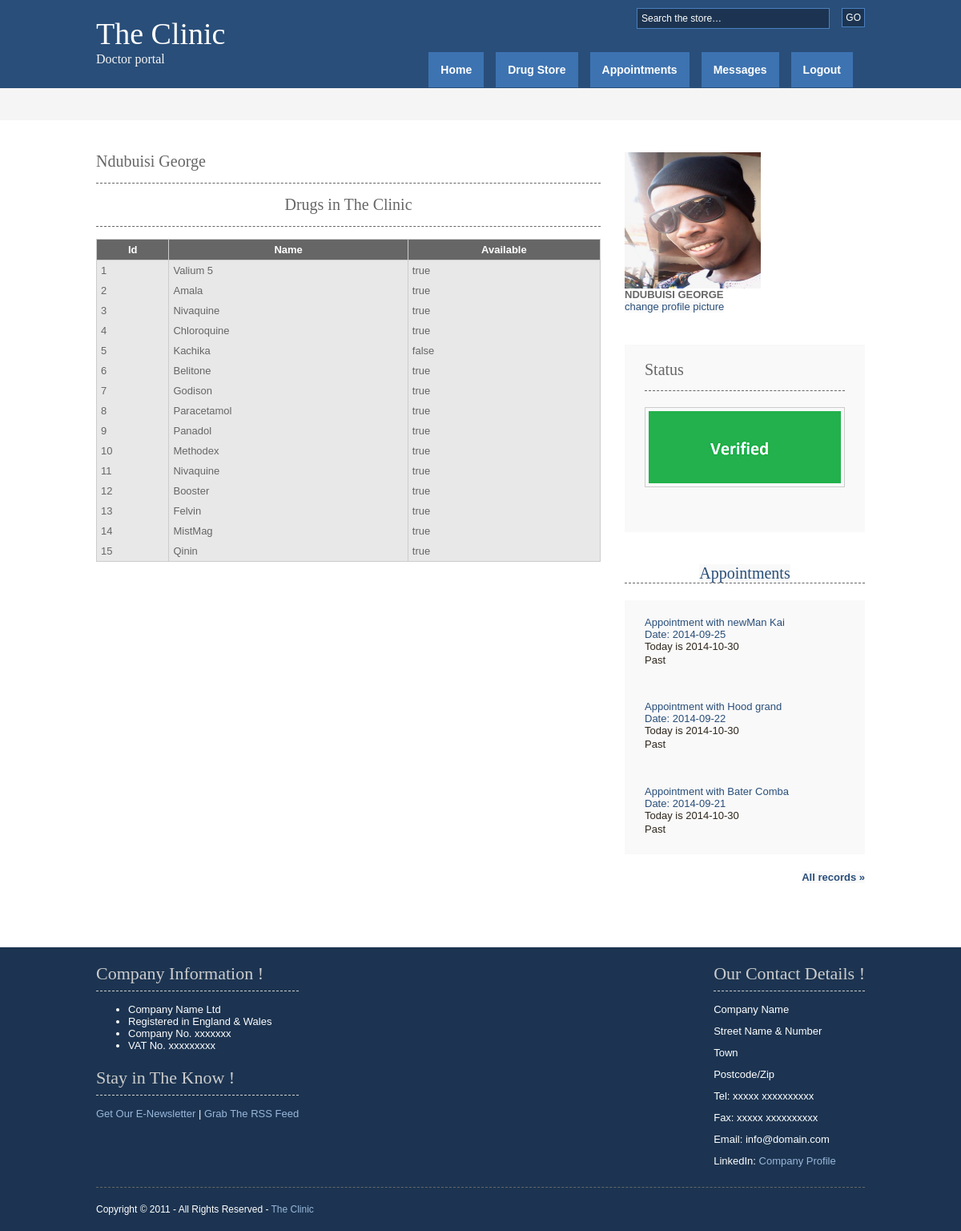
/Enter/doctor/thedrugs.php (signed in), run on the app's committed database.
### tables this page shows
CREATE TABLE IF NOT EXISTS `pharm` (
  `id` int(11) NOT NULL AUTO_INCREMENT,
  `drugname` varchar(200) NOT NULL,
  `available` varchar(6) NOT NULL DEFAULT 'true',
  PRIMARY KEY (`id`)
);

CREATE TABLE IF NOT EXISTS `doctor` (
  `id` int(9) NOT NULL AUTO_INCREMENT,
  `fname` varchar(20) NOT NULL,
  `lname` varchar(20) NOT NULL,
  `email` varchar(100) NOT NULL,
  `phone` varchar(40) NOT NULL,
  `password` varchar(20) NOT NULL,
  `gender` varchar(9) NOT NULL,
  `verified` varchar(9) NOT NULL,
  `released` varchar(9) NOT NULL,
  `userName` varchar(20) NOT NULL,
  `speciality` int(11) NOT NULL DEFAULT '7',
  `profilepic` varchar(200) NOT NULL DEFAULT 'doctor\\images\\boss.jpg',
  PRIMARY KEY (`id`),
  UNIQUE KEY `email` (`email`,`phone`),
  KEY `speciality` (`speciality`)
);

CREATE TABLE IF NOT EXISTS `appointment` (
  `id` int(9) NOT NULL AUTO_INCREMENT,
  `doctorId` int(9) NOT NULL,
  `userID` int(9) NOT NULL,
  `appointmentdate` date NOT NULL,
  KEY `doctorId` (`doctorId`),
  KEY `userID` (`userID`),
  KEY `id` (`id`)
);

CREATE TABLE IF NOT EXISTS `users` (
  `id` int(9) NOT NULL AUTO_INCREMENT,
  `fname` varchar(20) NOT NULL,
  `lname` varchar(20) NOT NULL,
  `email` varchar(100) NOT NULL,
  `password` varchar(20) NOT NULL,
  `phone` varchar(40) NOT NULL,
  `gender` varchar(9) NOT NULL,
  `userName` varchar(20) NOT NULL,
  `profilepic` varchar(500) NOT NULL DEFAULT 'user/images/boss.jpg',
  `released` varchar(10) NOT NULL DEFAULT 'false',
  PRIMARY KEY (`id`),
  UNIQUE KEY `email` (`email`,`phone`)
);

### Enter/doctor/library.php (called while the page is built, shortened)
<?php
 class DataBase{
  public $connect,$to_be_escaped;
 function dbconnect(){
	$this->connect = new mysqli($this::dbhostname,$this::dbusername,$this::dbpassword,$this::dbname);
 }
 public function select_from_db($query){
	 $this->query =$query ;
	$data = array();
	 $rs = $this->connect->query($this->query);
	if ($rs === false){
	trigger_error(''.$this->connect->error, E_USER_ERROR);
	} else{
		$numrows = $rs->num_rows;
		for($i=0; $i<$numrows; $i++){
			 $data[] = $rs->fetch_assoc();
		}
		return $numrows_and_data = array($numrows,$data);
	}
 }
	function getUsername($id){
	$str = "SELECT  `fname` ,  `lname`
				FROM  `users`
				WHERE  `id` = '$id'";
		$ntrue = $this->select_from_db($str);
		$ntrueval = $ntrue[1];
		foreach($ntrueval as $val){
			$firstname = $val['fname'];
			$lstname = $val['lname'];
		}
			return $firstname." ".$lstname;
			}
 }
?>

### Enter/doctor/thedrugs.php (the view, shortened to what this page needs)
<?php
	include 'config.php';
if(((isset($_SESSION['isLoged']))&&(!empty($_SESSION['isLoged']))) && ((isset($_SESSION['id']))&&(!empty($_SESSION['id'])))
&& ((isset($_SESSION['AccType']))&&(($_SESSION['AccType']) == "doctor"))
				){
			require_once("library.php");
				$dobby8 = new DataBase();
				$dobby8->dbconnect();
			$user_id = $_SESSION['id'] ;
?>
<!DOCTYPE html PUBLIC "-//W3C//DTD XHTML 1.0 Transitional//EN" "http://www.w3.org/TR/xhtml1/DTD/xhtml1-transitional.dtd">
<html xmlns="http://www.w3.org/1999/xhtml" xml:lang="EN" lang="EN" dir="ltr">
<head profile="http://gmpg.org/xfn/11">
<link rel="stylesheet" href="styles/layout.css" type="text/css" />
</head>
<body id="top">
<?php
include "header_doc.php";
?>
<div class="wrapper col2">
  <div id="breadcrumb">
  </div>
</div>
<div class="wrapper col4">
  <div id="container">
    <div id="content">
      <h1> <?=  @$_SESSION['userfname']." ". $_SESSION['userlname']. ""?></h1>
      <h2 align="center">Drugs in The Clinic</h2>
				 <table summary="Summary Here" cellpadding="0" cellspacing="0" align="center">
        <thead>
          <tr>
            <th>Id</th>
            <th>Name</th>
            <th>Available</th>
          </tr>
		   </thead>
				<?php
				$string  = "Select * from pharm";
		$getresult = $dobby8->select_from_db($string);
		$datafromQuery = $getresult[1];
		if($getresult != 0){
			foreach ($datafromQuery as $dq){
			$theid =  $dq['id'];
			$thedname =  $dq['drugname'];
			$theAva = $dq['available'];
			echo "
				 <tr class=\"dark\">
				<td>$theid</td>
				<td>$thedname</td>
				<td>$theAva</td>
				</tr>";
			}
		}else {
			echo " <h1 align=\"center\"> Found Nothing !!!  </h1>" ;
		}
	?>
      </table>
    </div>
    <div id="column">
      <div id="featured">
        <?php
	 include "rightcol.php";
	 ?>
      </div>
    </div>
  </div>
</div>
<?php
include "footer_doc.php";
?>
</body>
</html>
<?php
}else{
	header("Location: $errpage");
	exit();
}
?>

### Enter/doctor/rightcol.php (shortened to what this page needs)
 <div id="column">
		<div id="featured">
		<?php
	  require_once("library.php");
	  $dobby2 = new DataBase();
	  $dobby2->dbconnect();
 $queryforpic = "SELECT UPPER(  `fname` ) AS firstname, UPPER(  `lname` ) AS lastname,`profilepic`,`verified`,`released`
FROM  `doctor`
WHERE  `id` = $user_id ";
		$run_querynforpic = $dobby2->select_from_db($queryforpic) ;
		$dataset = $run_querynforpic[1];
			if($queryn_numforpic  = 1){
					foreach($dataset as $runAssocnforpic){
						$prfname = $runAssocnforpic['firstname'];
						$prlname = $runAssocnforpic['lastname'];
						$prpic = $runAssocnforpic['profilepic'];
						$veri = $runAssocnforpic['verified'];
						$release = $runAssocnforpic['released'];
							}
							$fullname = $prfname." ".$prlname ;
							echo	"<div > <img class=\"imageview\"
							src= \"$prpic\" width=\"170\" height=\"170\"  /> <br />
								 <strong>$fullname</strong><br/>
									<a  href=\"changepropic.php\" id =\"buttnav2 \">change profile picture</a>
									</div>";
							}
	  ?>
		</div>
      <div id="featured">
        <ul>
          <li>
            <h2>Status</h2>
			<?php
			 if (($veri == "true") && ($release == "false")){
			 $imagefile = "verified.png";
			 }else if(($veri == "true") && ($release == "true")){
			 $imagefile = "released.png";
			 }else{
			  $imagefile = "notverified.png";
			 }
           echo "<p class=\"imgholder\"><img src=\"images/demo/$imagefile\"  /></p>" ;
		   ?>
            <p>&nbsp;</p>
          </li>
        </ul>
      </div>
      <div class="holder" id="featured">
        <h2 align="center"><a href=""> Appointments </a> </h2>
        <p>&nbsp;</p>
        <ul>
		<?php
			require_once("library.php");
$dobbyg = new DataBase();
$dobbyg->dbconnect();
$strin2getAppointments = "SELECT    `userID` ,  `appointmentdate`
FROM  `appointment`
WHERE  `doctorId` = '$user_id'
ORDER BY  `appointment`.`appointmentdate` DESC
Limit 0,3 ";
$messUsers = $dobbyg->select_from_db("$strin2getAppointments");
$themess = $messUsers[1];
foreach ($themess as $mes){
			$name = $dobbyg->getUsername($mes['userID']);
			$dd = $mes['appointmentdate'];
	echo " <li class=\"comment_even\">
            <div class=\"author\"><span class=\"name\"><a href=\"#\"> Appointment with $name</a></span> </div>
            <div class=\"submitdate\"><a href=\"#\"> Date: $dd</a></div>";
			if(date("Y-m-d") == $dd ){
			echo " Today is ".date('Y-m-d');
			echo " <p color =\"red\"> Today</p>";
		  }elseif(date("Y-m-d") > $dd){
		  echo " Today is ".date('Y-m-d');
		  echo" <p color =\"green\"> Past</p>";
		  }else{
		  echo " Today is ".date('Y-m-d');
		   echo" <p color =\"green\"> Future</p>";
		  }
         echo " </li>";
}
		?>
        </ul>
        <p>&nbsp;</p>
        <p class="readmore"><a href="appointment.php">All records &raquo;</a></p>
      </div>
    </div>

### Enter/doctor/styles/layout.css (style rules this page uses)
body { margin:0; padding:0; font-size:13px; font-family:verdana, Arial, Helvetica, sans-serif; color:#FFFFFF; background-color:#4F473A; }
img { border:0; padding:0; margin:0; }
a { outline:none; text-decoration:none; }
div.wrapper { display:block; width:100%; margin:0; text-align:left; }
.col2 { color:#666666; background-color:#F5F5F5; }
.col3, .col4 { color:#666666; background-color:#FFFFFF; }
#head, #gallery, #breadcrumb, #container, #footer { position:relative; margin:0 auto 0; display:block; width:960px; }
#breadcrumb { padding:20px 0; }
#container { padding:40px 0; }
#container h1, #container h2, #container h3, #container h4, #container h5, #container h6 { margin:0 0 15px 0; padding:0 0 15px 0; line-height:normal; font-weight:normal; font-size:20px; font-family:Georgia, "Times New Roman", Times, serif; border-bottom:1px dashed #666666; }
#container a { color:#294E79; background-color:#FFFFFF; }
#content { display:block; float:left; width:630px; }
#column { display:block; float:right; width:300px; }
#column .holder, #column #featured { display:block; width:300px; margin-bottom:40px; }
#column .holder p { line-height:1.6em; }
#column .holder p.readmore { display:block; width:100%; font-weight:bold; text-align:right; line-height:normal; }
#column #featured a { color:#294E79; background-color:#F9F9F9; }
#column #featured ul, #column #featured h2, #column #featured p { margin:0; padding:0; list-style:none; }
#column #featured li { display:block; width:250px; margin:0; padding:20px 25px; color:#2E271D; background-color:#F9F9F9; }
#column #featured li p { line-height:1.6em; }
#column #featured li p.imgholder { display:block; width:240px; height:90px; margin:20px 0 15px 0; padding:4px; border:1px solid #CCCCCC; }
#column #featured li h2 { margin:0; padding:0 0 14px 0; font-size:20px; font-weight:normal; font-family:Georgia, "Times New Roman", Times, serif; color:#666666; background-color:#F9F9F9; line-height:normal; border-bottom:1px dashed #666666; }

### Enter/doctor/styles/tables.css (style rules this page uses)
table { width:100%; border-collapse:collapse; table-layout:auto; vertical-align:top; margin-bottom:15px; border:1px solid #CCCCCC; }
table thead th { color:#FFFFFF; background-color:#666666; border:1px solid #CCCCCC; border-collapse:collapse; text-align:center; table-layout:auto; vertical-align:middle; }
table tbody td { vertical-align:top; border-collapse:collapse; border-left:1px solid #CCCCCC; border-right:1px solid #CCCCCC; }
table thead th, table tbody td { padding:5px; border-collapse:collapse; }
table tbody tr.dark { color:#666666; background-color:#E8E8E8; }

### data on the page
pharm: id "1", drugname "Valium 5", available "true"
pharm: id "2", drugname "Amala", available "true"
pharm: id "3", drugname "Nivaquine", available "true"
pharm: id "4", drugname "Chloroquine", available "true"
pharm: id "5", drugname "Kachika", available "false"
pharm: id "6", drugname "Belitone", available "true"
pharm: id "7", drugname "Godison", available "true"
pharm: id "8", drugname "Paracetamol", available "true"
pharm: id "9", drugname "Panadol", available "true"
pharm: id "10", drugname "Methodex", available "true"
pharm: id "11", drugname "Nivaquine", available "true"
pharm: id "12", drugname "Booster", available "true"
pharm: id "13", drugname "Felvin", available "true"
pharm: id "14", drugname "MistMag", available "true"
pharm: id "15", drugname "Qinin", available "true"
doctor: profilepic (picture)
appointment: userID.lname "newMan Kai", appointmentdate "2014-09-25"
appointment: userID.lname "Hood grand", appointmentdate "2014-09-22"
appointment: userID.lname "Bater Comba", appointmentdate "2014-09-21"

### other printed values
$_SESSION['userlname'] "George"
$fullname "NDUBUISI GEORGE"
